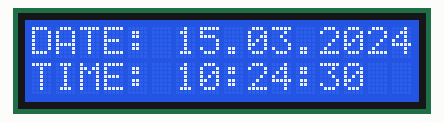
This sketch was run on a simulated Arduino Uno, built with avr-gcc and run on an emulated ATmega328P. Parts: 16×2 character LCD. The local clock reads 2024-03-15 10:24:30 at power-on unless the sketch sets it.

Above: at 0.2 s.
At 5.1 s:
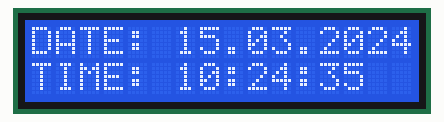
At 10.1 s:
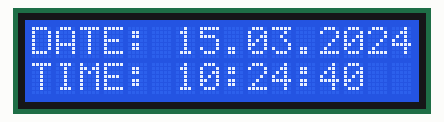
At 20.1 s:
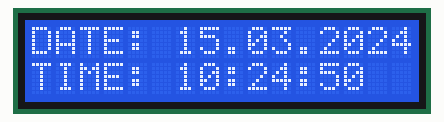
At 29.1 s:
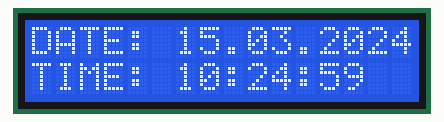
At 39.1 s:
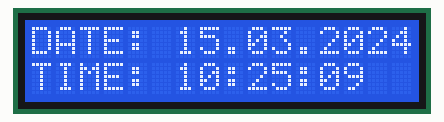

The sketch:

ClockV1.ino
```cpp
#include <LiquidCrystal_I2C.h>
#include <DS1302.h>

LiquidCrystal_I2C lcd(0x27, 16, 2);
DS1302 rtc(2, 3, 4); //CE, IO, CLK

void setup() {
  // put your setup code here, to run once:
  rtc.halt(false);
  rtc.writeProtect(false);

  lcd.begin();
  lcd.backlight();
  lcd.clear();

  //rtc.setDOW(FRIDAY);
  //rtc.setTime(0, 0, 0);
  //rtc.setDate(1, 1, 2021);
}

void loop() {
  // put your main code here, to run repeatedly:
  lcd.setCursor(0, 0);
  lcd.print("DATE: ");
  lcd.print(rtc.getDateStr(FORMAT_LONG));

  lcd.setCursor(0, 1);
  lcd.print("TIME: ");
  lcd.print(rtc.getTimeStr(FORMAT_LONG));
}
```

Measured:
- what the display in image 1 shows lasts 1.0 s, from 5.0 s to 6.0 s
